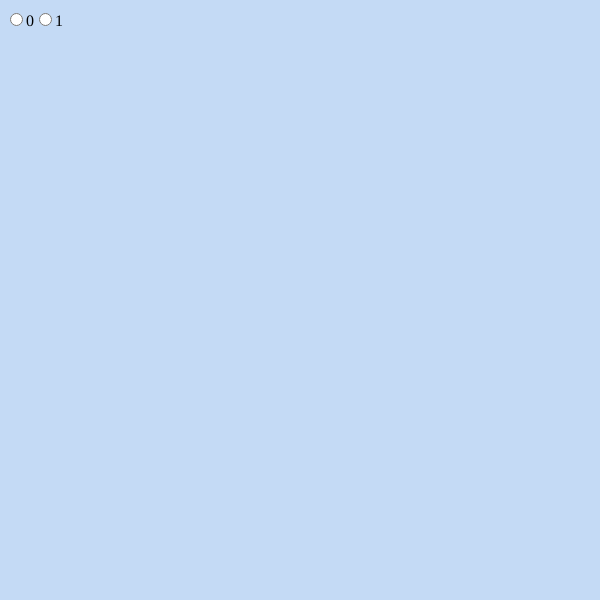
Frame 1 (no input)
Frame 60 (no input): identical to frame 1, image omitted
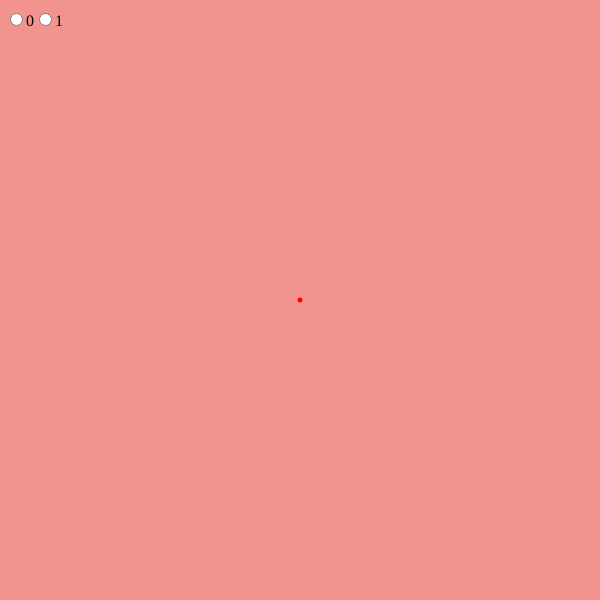
Frame 120 (the mouse pressed at the canvas centre since frame 60)

The p5.js sketch that drew these frames (run headless with seeded random() and noise() and a simulated clock; from frame 60 on, the mouse is pressed at the canvas centre):

// p5.js sketch
// ── sketch.js
class Datapoint {
	constructor(x,y,type) {
		this.x = x
		this.y = y
		this.type = type //0 for negative, 1 for positive 
	}
}

class Distance {
	constructor(distance,type) {
		this.distance = distance
		this.type = type
	}
}

class KNN {
	constructor() {
		this.dataset = []
		this.k = 2
	}

	addPoint(x,y,type) {
		this.dataset.push(new Datapoint(x,y,type))
	}

	renderPoints() {
		// stroke(1)
		for (let datapoint of this.dataset) {
			if (datapoint.type == 0) {
				fill("#ff0000")
			} else {
				fill("#0000ff")
			}
			ellipse(datapoint.x, datapoint.y, 5, 5)
		}
	}

	renderDecisionBoundary() {
		let gridSize = 4
		noStroke()
		for (let x = 0; x < width/gridSize; x++) {
			for (let y = 0; y < height/gridSize; y++) {
				let type = this.predict(x*gridSize, y*gridSize)
				if (type == 0) {
					fill("#f2938d")
				} else {
					fill("#c4daf5")
				}
				rect(x*gridSize, y*gridSize, gridSize, gridSize)
			}
		}
	}

	predict(x,y) {
		let distances = []
		for (let datapoint of this.dataset) {
			let dist = Math.sqrt(Math.pow(x-datapoint.x, 2) + Math.pow(y-datapoint.y, 2))
			let distance = new Distance(dist, datapoint.type)
			// console.log(distance)
			distances.push(distance)
		}
		distances.sort(function(a, b) {return a.distance - b.distance})
		// console.log(distances)
		let positive, negative
		positive = negative = 0
		// ((distances.length < this.k) ? distances.length : this.k)
		for (let i = 0; i < ((distances.length < this.k) ? distances.length : this.k); i++) {
			if (distances[i].type == 1) {
				positive++
			} else {
				negative++
			}
		}		
		return (positive >= negative) ? 1 : 0
	}
}
let typeRadio, knn
function setup() {
	createCanvas(600, 600)
	typeRadio = createRadio()
	typeRadio.option(0)
	typeRadio.attribute("checked", "checked")
	typeRadio.option(1)
	typeRadio.position(5, 10)
	knn = new KNN()
}

function draw() {
	background(230)
	knn.renderDecisionBoundary()
	knn.renderPoints()
	
}

function mousePressed() {
	if ((mouseX < width && mouseX > 0) && (mouseY < height && mouseY > 20)) {
		knn.addPoint(mouseX, mouseY, typeRadio.value())
	}
}
